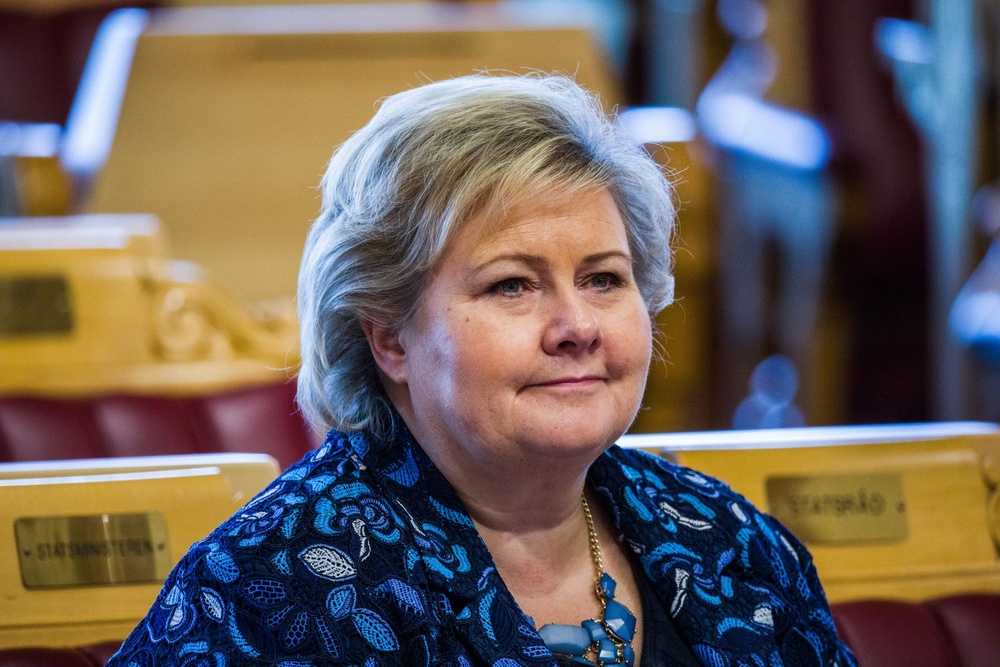
#> input picture erna.jpg, 1000 x 667 px, shrunk from 1900 x 1267 before the run
$ python 'Assignment 1.1.py'
#> lines starting #> are read from the running program, lines starting #| are printed output that depends on the picture
#%%
import numpy as np
from PIL import Image

#%%
image = Image.open('erna.jpg')
#> image is the input picture: PIL image 1000x667 RGB; mean R, G, B 109.9, 98.2, 91
data = image.getdata()
width, height = image.size
#> width = 1000; height = 667

#%%
red = [d[0] for d in data]
#> red = 667000 items
green = [d[1] for d in data]
#> green = 667000 items
blue = [d[2] for d in data]
#> blue = 667000 items

mean = np.mean(data, axis=0)
#> mean = [109.9, 98.2, 90.99]

redMatrix = np.zeros((height, width))
greenMatrix = np.zeros((height, width))
blueMatrix = np.zeros((height, width))

#%%
for i in range(height):
    for j in range(width):
        redMatrix[i,j] = red[i * width + j]
        greenMatrix[i,j] = green[i * width + j]
        blueMatrix[i,j] = blue[i * width + j]
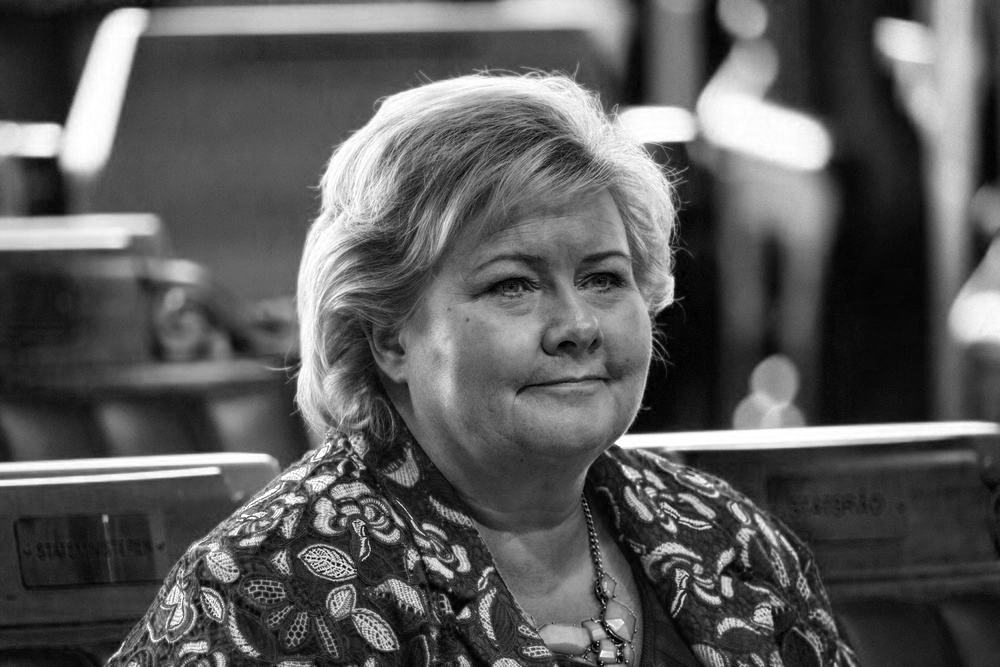
#> blueMatrix: shape (667, 1000) float64; min 0, max 255, mean 91
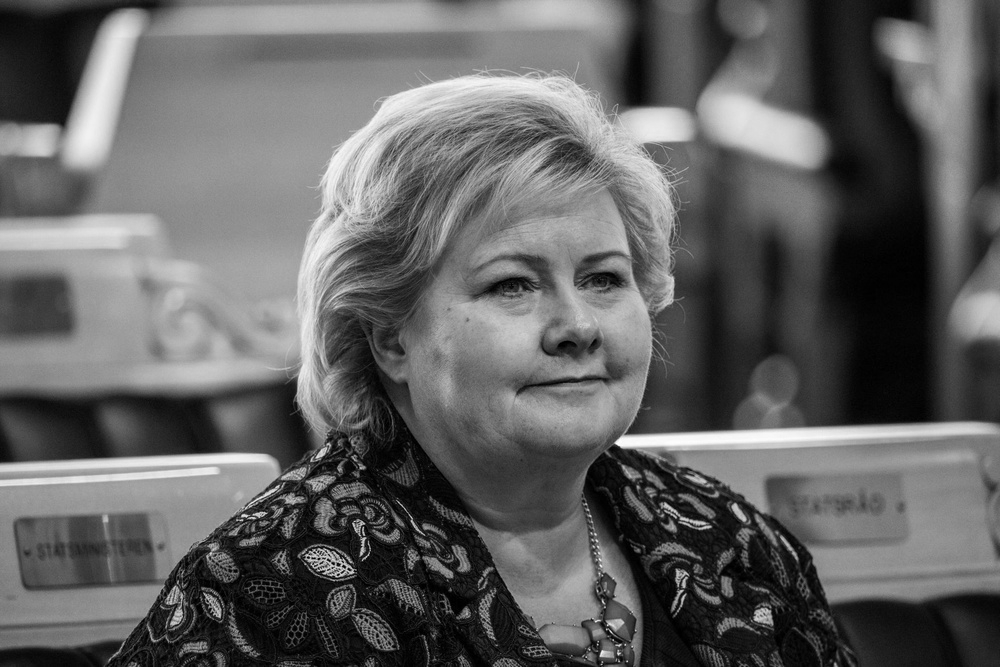
#> greenMatrix: shape (667, 1000) float64; min 0, max 254, mean 98.2
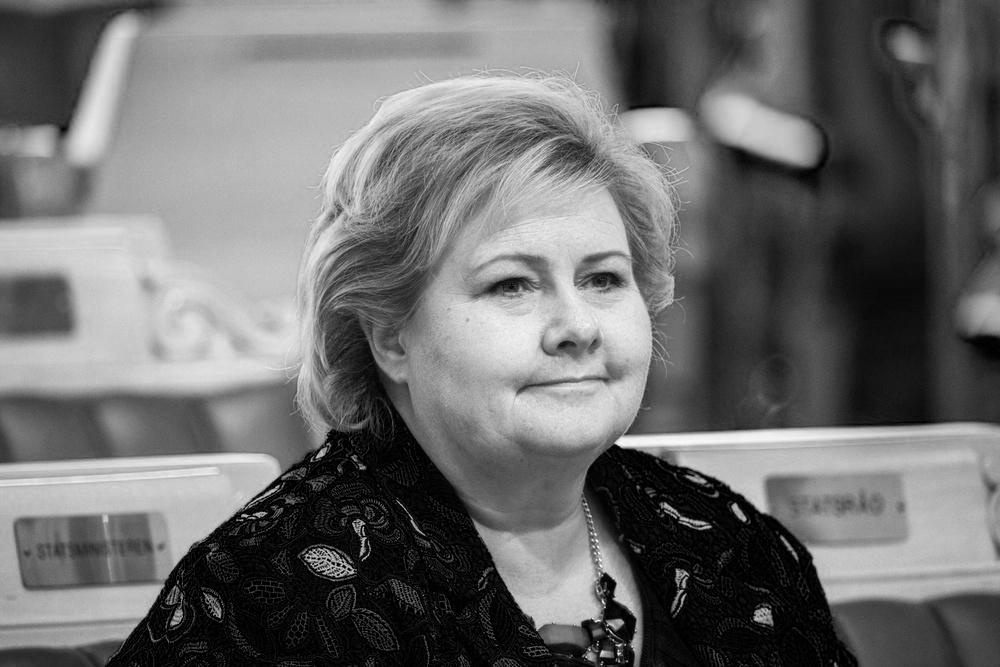
#> redMatrix: shape (667, 1000) float64; min 0, max 255, mean 109.9

#%%
def getChannelPCA(channel):


    cov_mat  = channel.T - np.mean(channel, axis=1)

    eig_vals, eig_vecs = np.linalg.eigh(np.cov(cov_mat))
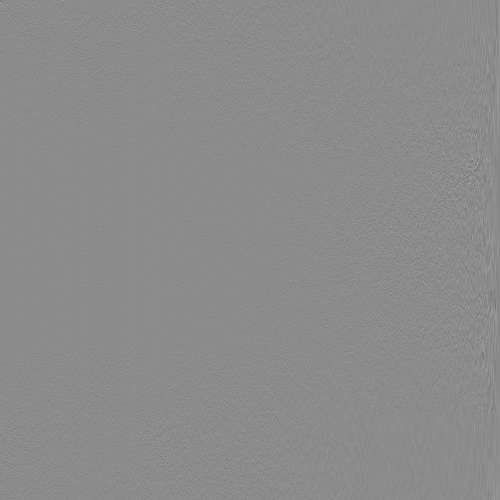
#> eig_vecs: shape (1000, 1000) float64 (shown at 1/2 size); min -0.693, max 0.574, mean -2.09e-05; drawn with min black and max white
#> eig_vals = 1000 values from -9.88e-11 to 1308793.4

    p = np.size(eig_vecs, axis = 1)
#> p = 1000

    idx = np.argsort(eig_vals) #Sorting eigenvalues/vecotrs in acending order
#> idx = 1000 values from 0 to 999
    idx = idx[::-1]
#> idx = 1000 values, max 999 at index 0, min 0 at index 999, mean 499.5
    eig_vecs = eig_vecs[:,idx]#Sorting eigenvectors
    eig_vals = eig_vals[idx]#Sorting eigenvalues
#> eig_vals = 1000 values, max 1308793.4 at index 0, min -9.88e-11 at index 999, mean 3164

    numpc = 500

    if numpc < p or numpc > 0:
        eig_vecs = eig_vecs[:,range(numpc)]
#> eig_vecs: shape (1000, 500) float64


    score = np.dot(eig_vecs.T, cov_mat)
    recon = np.dot(eig_vecs, score) + np.mean(channel, axis=1)
    newChannel = np.uint8(np.absolute(recon)).T

    return newChannel

#%%
rgbArray = np.zeros((height,width,3), 'uint8')
rgbArray[..., 0] = getChannelPCA(redMatrix)
rgbArray[..., 1] = getChannelPCA(greenMatrix)
#> in getChannelPCA (call 2), `cov_mat  = channel.T - np.mean(channel, axis=1)`:
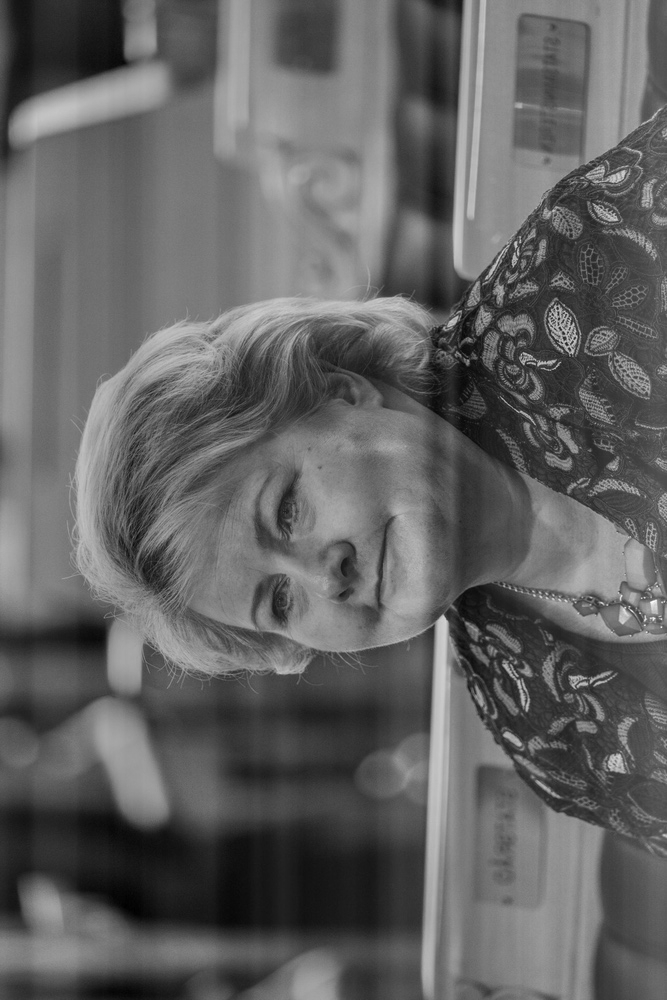
#> cov_mat: shape (1000, 667) float64; min -133, max 211.2, mean 0; drawn with min black and max white
#> in getChannelPCA (call 2), `eig_vals, eig_vecs = np.linalg.eigh(np.cov(cov_mat))`: eig_vals = 1000 values from -8.2e-11 to 709177.9
#> in getChannelPCA (call 2), `idx = np.argsort(eig_vals)`: idx = 1000 values from 0 to 999
#> in getChannelPCA (call 2), `idx = idx[::-1]`: idx = 1000 values, max 999 at index 0, min 0 at index 999, mean 499.5
#> in getChannelPCA (call 2), `eig_vals = eig_vals[idx]#Sorting eigenvalues`: eig_vals = 1000 values, max 709177.9 at index 0, min -8.2e-11 at index 999, mean 2518.9
rgbArray[..., 2] = getChannelPCA(blueMatrix)
#> in getChannelPCA (call 3), `cov_mat  = channel.T - np.mean(channel, axis=1)`:
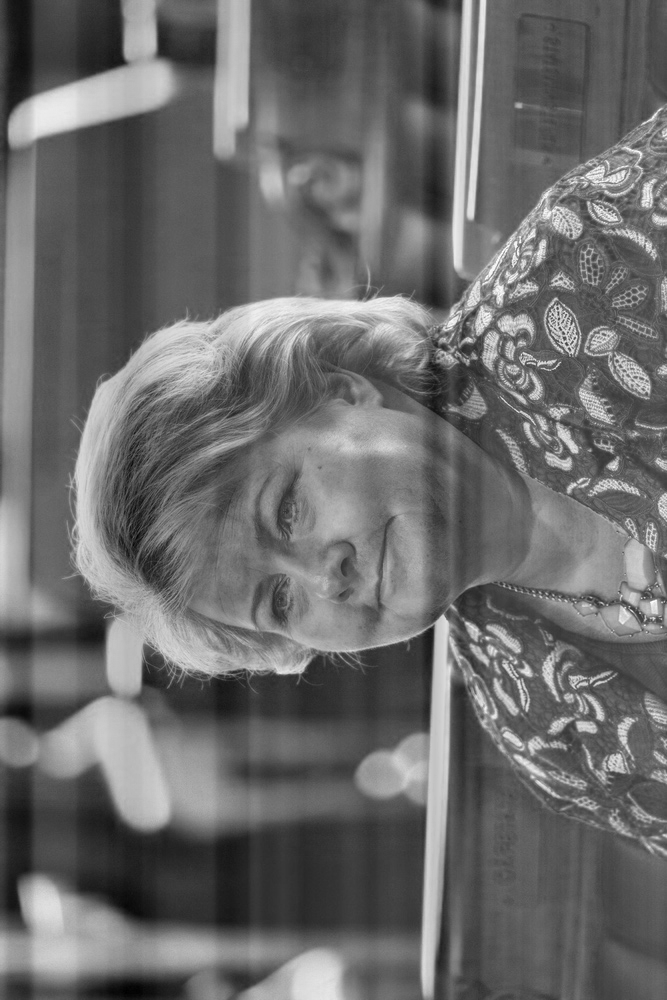
#> cov_mat: shape (1000, 667) float64; min -145.3, max 199.3, mean 0; drawn with min black and max white
#> in getChannelPCA (call 3), `eig_vals, eig_vecs = np.linalg.eigh(np.cov(cov_mat))`: eig_vals = 1000 values from -6.47e-11 to 584353.8
#> in getChannelPCA (call 3), `idx = np.argsort(eig_vals)`: idx = 1000 values from 0 to 999
#> in getChannelPCA (call 3), `idx = idx[::-1]`: idx = 1000 values, max 999 at index 0, min 0 at index 999, mean 499.5
#> in getChannelPCA (call 3), `eig_vals = eig_vals[idx]#Sorting eigenvalues`: eig_vals = 1000 values, max 584353.8 at index 0, min -6.47e-11 at index 999, mean 3133.3
#> in getChannelPCA (call 3), `recon = np.dot(eig_vecs, score) + np.mean(channel, axis=1)`:
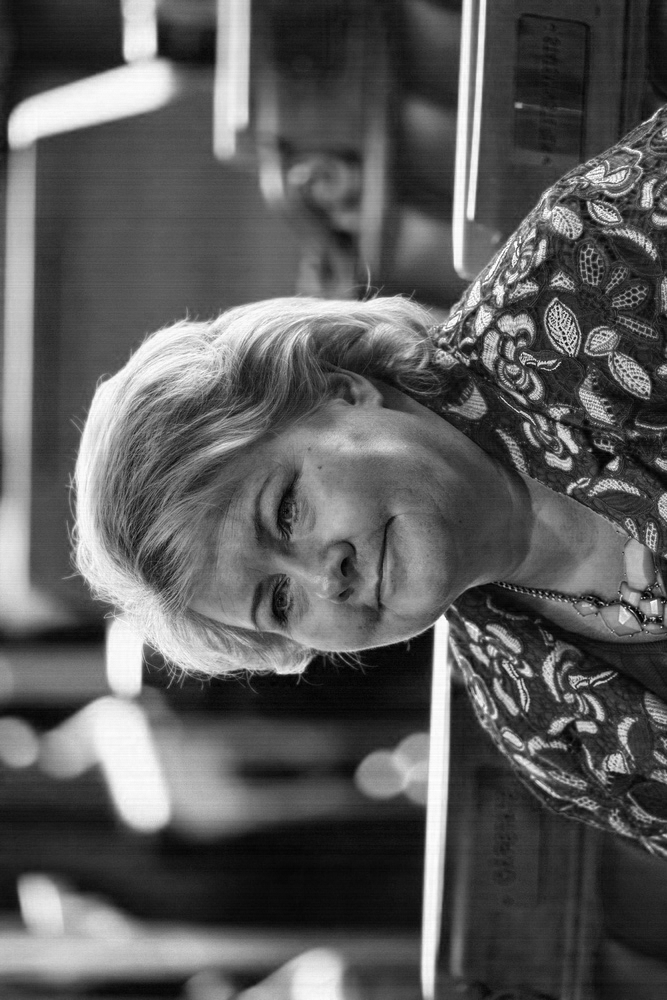
#> recon: shape (1000, 667) float64; min -4.68, max 260.7, mean 91; drawn with min black and max white
img = Image.fromarray(rgbArray ,'RGB')
img.save("NewImage.png")
img.show()
#%%

$ run again, with Trumpster.jpg copied over erna.jpg
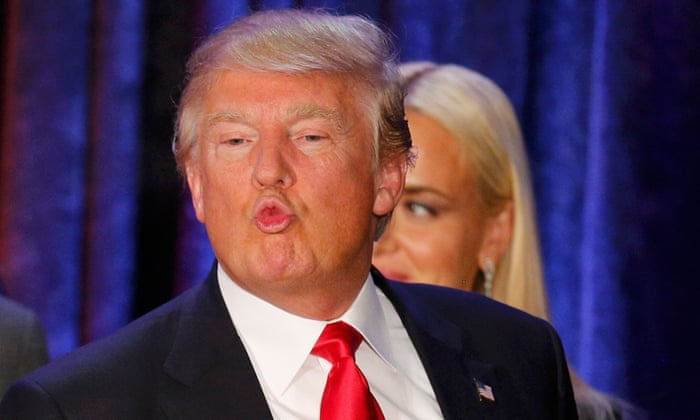
#> input picture Trumpster.jpg, 700 x 420 px
#> image is the input picture: PIL image 700x420 RGB; mean R, G, B 85.7, 60, 81.5
#> red = 294000 items
#> mean = [85.74, 59.96, 81.5]
#> in getChannelPCA, `eig_vals, eig_vecs = np.linalg.eigh(np.cov(cov_mat))`: eig_vals = 700 values from -2.57e-11 to 530269.7
#> p = 700
#> in getChannelPCA, `idx = np.argsort(eig_vals)`: idx = 700 values from 0 to 699
#> in getChannelPCA, `idx = idx[::-1]`: idx = 700 values, max 699 at index 0, min 0 at index 699, mean 349.5
#> in getChannelPCA, `eig_vals = eig_vals[idx]#Sorting eigenvalues`: eig_vals = 700 values, max 530269.7 at index 0, min -2.57e-11 at index 699, mean 1852.8
#> in getChannelPCA (call 2), `eig_vals, eig_vecs = np.linalg.eigh(np.cov(cov_mat))`:
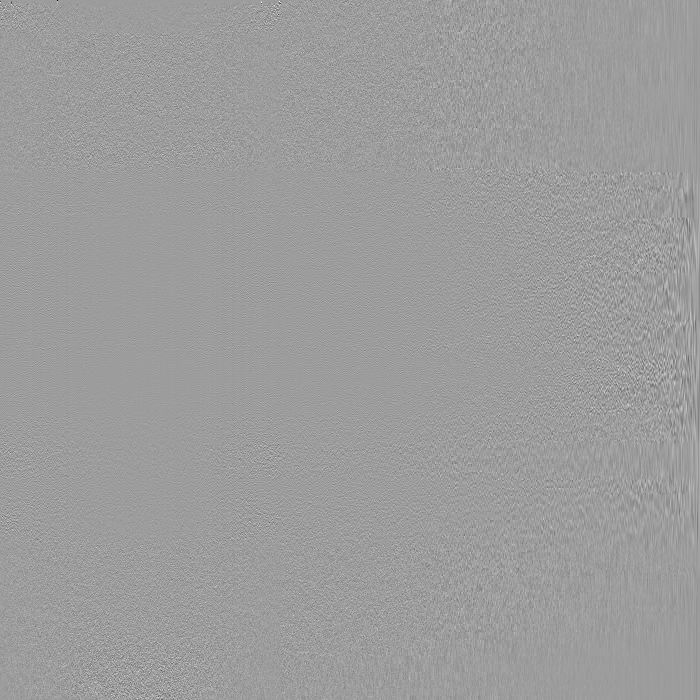
#> eig_vecs: shape (700, 700) float64; min -0.647, max 0.406, mean 8.56e-07; drawn with min black and max white
#> in getChannelPCA (call 2), `eig_vals, eig_vecs = np.linalg.eigh(np.cov(cov_mat))`: eig_vals = 700 values from -1.26e-11 to 396158.9
#> in getChannelPCA (call 2), `idx = np.argsort(eig_vals)`: idx = 700 values from 0 to 699
#> in getChannelPCA (call 2), `idx = idx[::-1]`: idx = 700 values, max 699 at index 0, min 0 at index 699, mean 349.5
#> in getChannelPCA (call 2), `eig_vals = eig_vals[idx]#Sorting eigenvalues`: eig_vals = 700 values, max 396158.9 at index 0, min -1.26e-11 at index 699, mean 1443.5
#> in getChannelPCA (call 3), `eig_vals, eig_vecs = np.linalg.eigh(np.cov(cov_mat))`: eig_vals = 700 values from -4.17e-11 to 448107.4
#> in getChannelPCA (call 3), `idx = np.argsort(eig_vals)`: idx = 700 values from 0 to 699
#> in getChannelPCA (call 3), `idx = idx[::-1]`: idx = 700 values, max 699 at index 0, min 0 at index 699, mean 349.5
#> in getChannelPCA (call 3), `eig_vals = eig_vals[idx]#Sorting eigenvalues`: eig_vals = 700 values, max 448107.4 at index 0, min -4.17e-11 at index 699, mean 1510.8
#> in getChannelPCA (call 3), `recon = np.dot(eig_vecs, score) + np.mean(channel, axis=1)`:
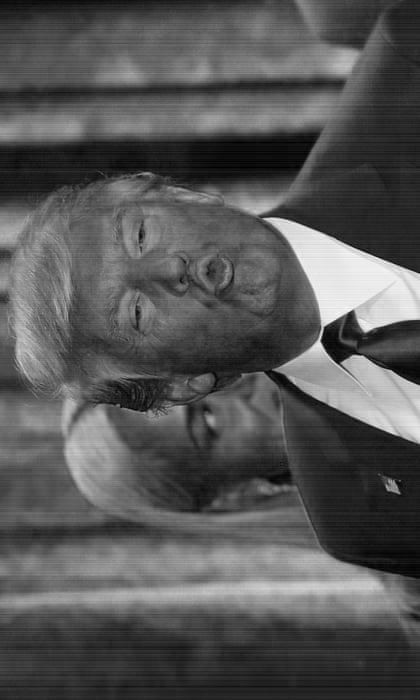
#> recon: shape (700, 420) float64; min -9.37, max 258.2, mean 81.3; drawn with min black and max white

$ run again, with face.jpg copied over erna.jpg
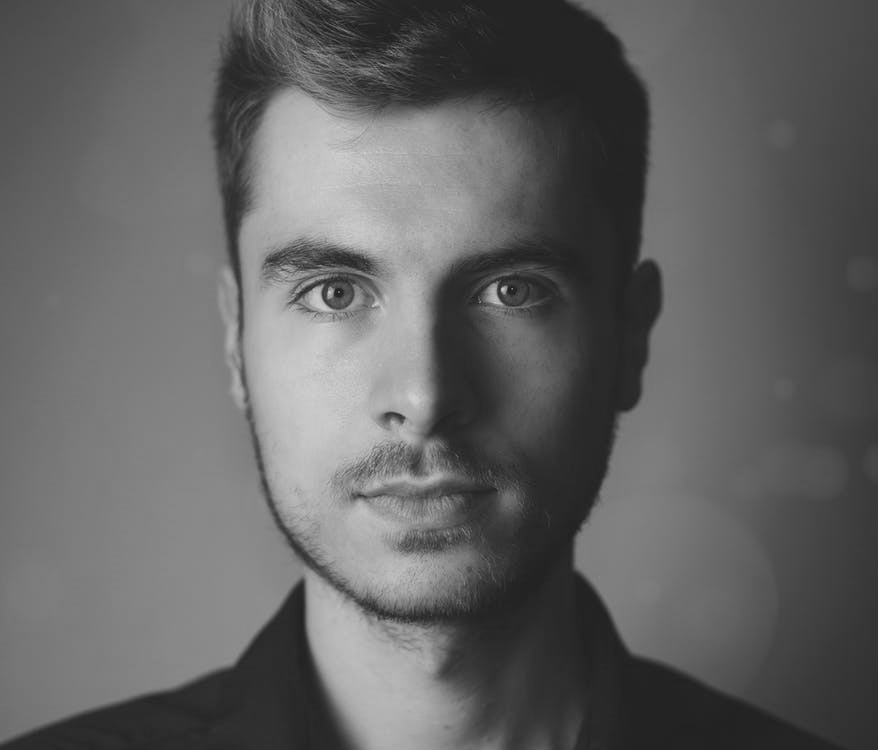
#> input picture face.jpg, 878 x 750 px
#> image is the input picture: PIL image 878x750 RGB; min 15, max 213, mean 98.5
#> red = 658500 items
#> mean = [98.47, 98.47, 98.47]
#> in getChannelPCA, `eig_vals, eig_vecs = np.linalg.eigh(np.cov(cov_mat))`:
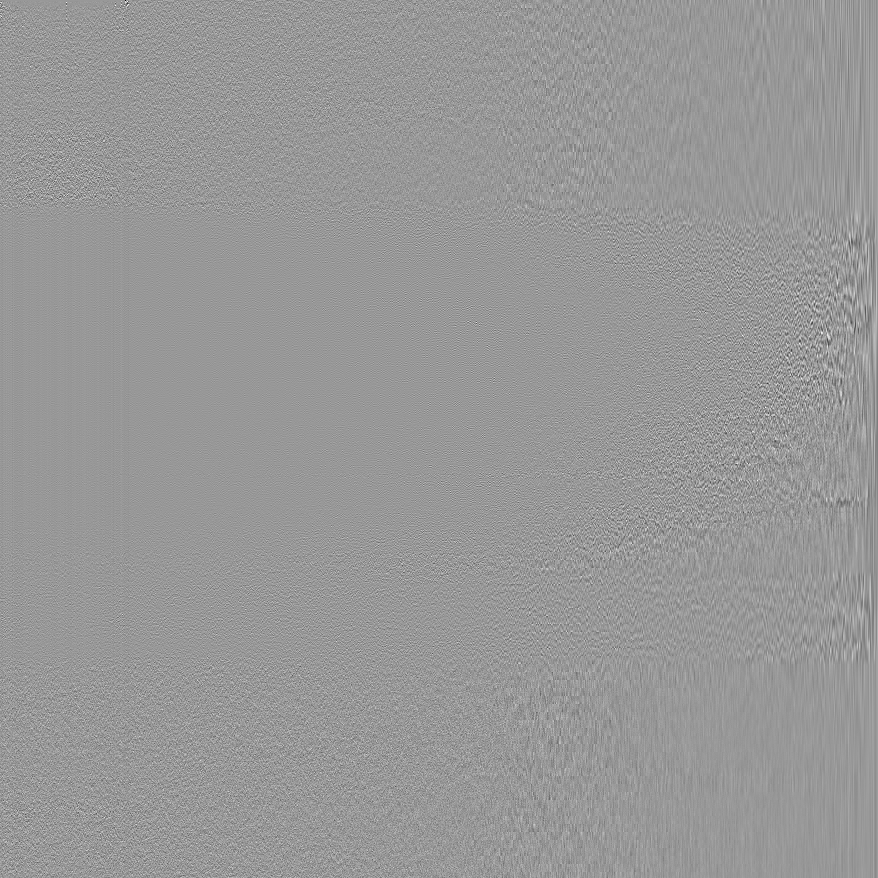
#> eig_vecs: shape (878, 878) float64; min -0.404, max 0.273, mean -1.78e-05; drawn with min black and max white
#> in getChannelPCA, `eig_vals, eig_vecs = np.linalg.eigh(np.cov(cov_mat))`: eig_vals = 878 values from -4.53e-12 to 207443.7
#> p = 878
#> in getChannelPCA, `idx = np.argsort(eig_vals)`: idx = 878 values from 0 to 877
#> in getChannelPCA, `idx = idx[::-1]`: idx = 878 values, max 877 at index 0, min 0 at index 877, mean 438.5
#> in getChannelPCA, `eig_vals = eig_vals[idx]#Sorting eigenvalues`: eig_vals = 878 values, max 207443.7 at index 0, min -4.53e-12 at index 877, mean 757.1
#> `rgbArray[..., 1] = getChannelPCA(greenMatrix)`:
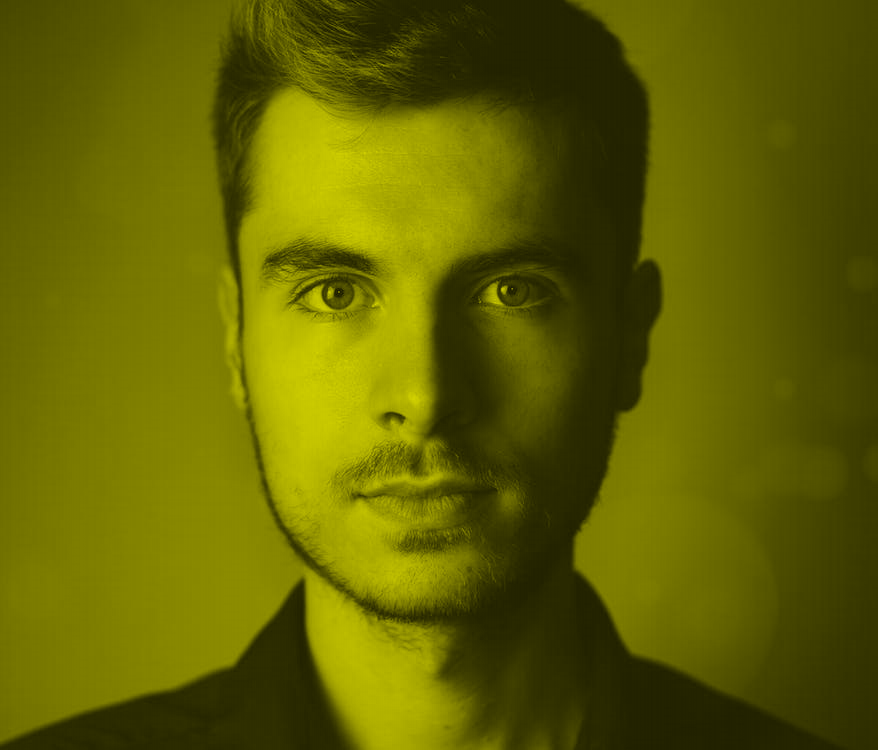
#> rgbArray: shape (750, 878, 3); mean of channels 0, 1, 2 98, 98, 0; drawn as R, G, B
